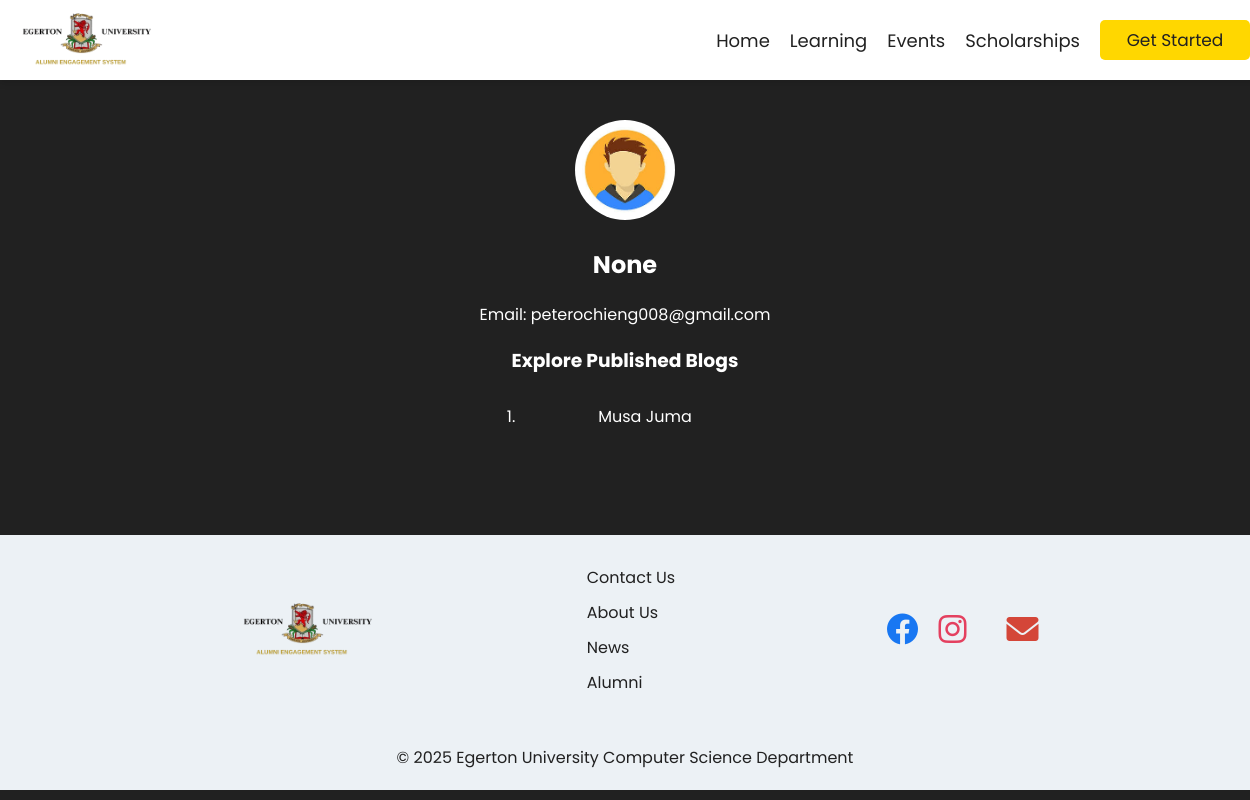
The page /user/1 on the database as committed earlier.
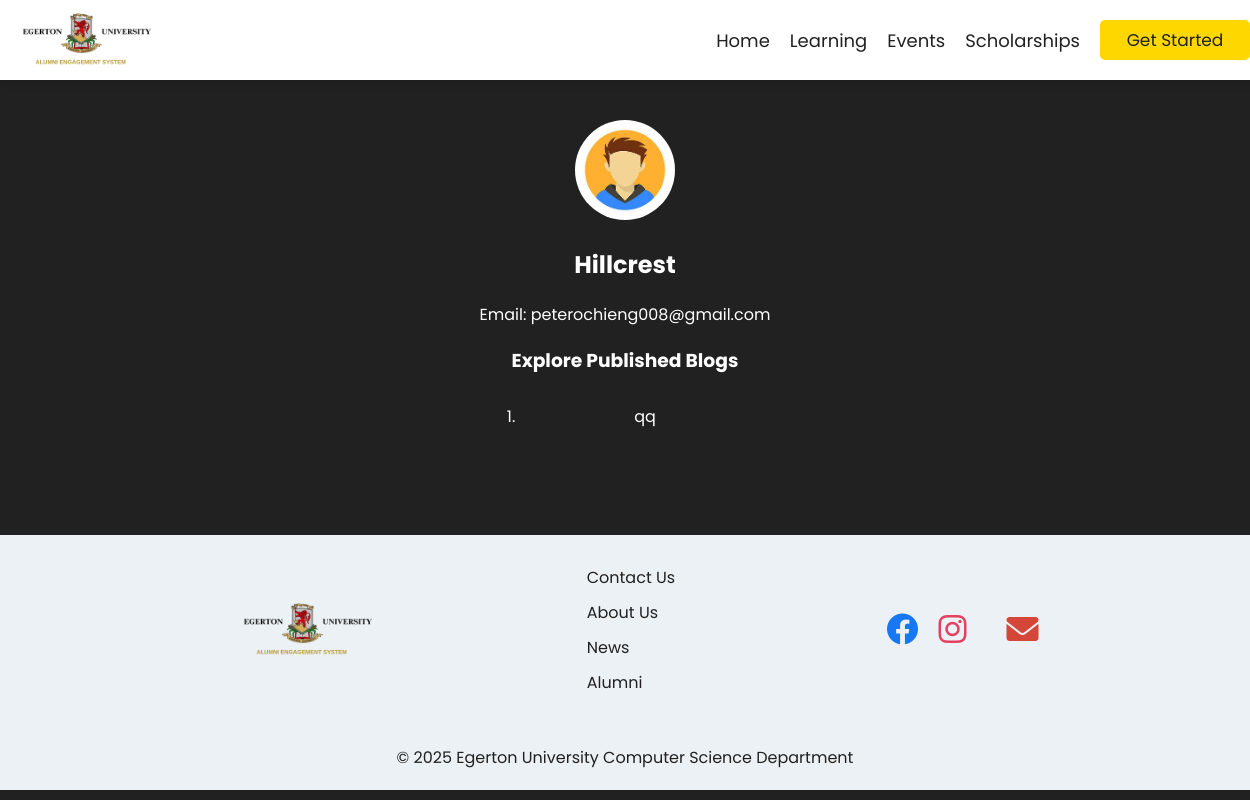
The same page on the database as committed later.
### website/models.py (models this page shows, shortened)
class User(db.Model , UserMixin):
    id = db.Column(db.Integer, primary_key = True)
    username = db.Column(db.String(60))
    regno = db.Column(db.String(20))
    year_of_study = db.Column(db.Integer)
    email_address = db.Column(db.String(50))
    password_hash = db.Column(db.String(500))
    date_joined = db.Column(db.DateTime(), default  = datetime.utcnow)
    blogs = db.relationship('Blog', backref='author', lazy=True)
    messages = db.relationship('Messages', backref='author', lazy=True)

class Blog(db.Model):
    id = db.Column(db.Integer, primary_key = True)
    title = db.Column(db.String(100))
    body = db.Column(db.String(1000))
    image = db.Column(db.String(1000))
    date_posted = db.Column(db.DateTime, default = datetime.utcnow)
    user_id = db.Column(db.Integer, db.ForeignKey('user.id') , nullable = False)

### website/views.py (the view)
@views.route('/user/<int:user_id>')
def user_profile(user_id):
    user = User.query.get_or_404(user_id)  # Fetch user details
    blogs = Blog.query.filter_by(user_id=user.id).all()  # Get user blogs
    return render_template('blogger.html', user=user, blogs=blogs)

### website/templates/blogger.html (shortened to what this page needs)
{% extends 'base.html' %}
{% block body %}
<div class="profile-container">
    <img src="../static/images/avatar2.jpeg"
         alt="{{ user.username }}" class="profile-pic-large">
    <h2>{{ user.username }}</h2>
    <p>Email: {{ user.email_address }}</p>
    <h3>Explore Published Blogs</h3>
    <ol>
        {% for blog in blogs %}
        <li style="padding: 10px;"><a href="{{ url_for('views.blog_detail', blog_id=blog.id) }}">{{ blog.title }}</a></li>
        {% else %}
        <p>No blogs published yet.</p>
        {% endfor %}
    </ol>
</div>
{% endblock %}

Rows that differ between the two databases and show on the page:
removed Blog: title "Musa Juma"
changed User "peterochieng008@gmail.com": username "None" → "Hillcrest"
added Blog: title "qq"
